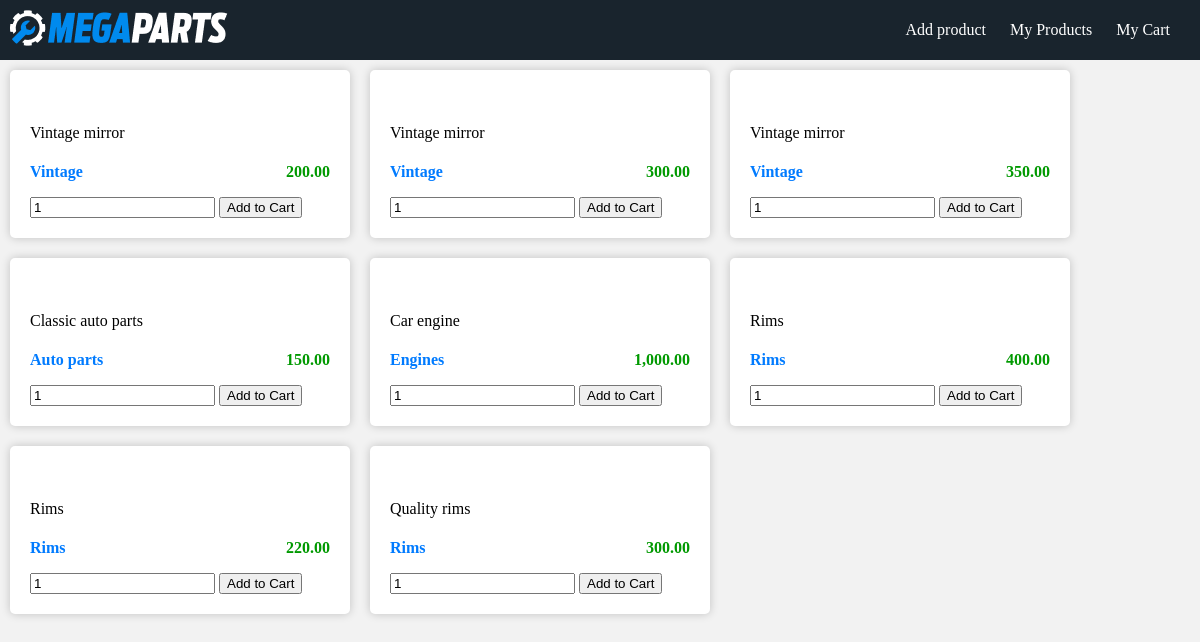
Page /view_all_products.php on the committed database.
### tables this page shows
CREATE TABLE `products` (
  `user_id` int(11) NOT NULL,
  `product_id` int(11) NOT NULL,
  `part_name` varchar(255) NOT NULL,
  `img_url` varchar(255) NOT NULL,
  `part_description` varchar(255) NOT NULL,
  `category` varchar(255) NOT NULL,
  `price` decimal(10,0) NOT NULL,
  `created_at` timestamp NOT NULL DEFAULT current_timestamp() ON UPDATE current_timestamp()
);

### view_all_products.php (the view, shortened to what this page needs)
<?php
require_once 'config.php';
$query = "SELECT * FROM products";
$stmt = $db->prepare($query);
$stmt->execute();
$products = $stmt->fetchAll(PDO::FETCH_ASSOC);
?>
<!DOCTYPE html>
<html lang="en">
<head>
    <link rel="stylesheet" href="myProducts.css">
</head>
<body>
    <header>
        <div class="logo">
            <img src="./assets/Megaparts-Logo-Light-Large.png" class="img-fluid" alt="Responsive image">
        </div>
        <nav>
            <ul class="nav-links">
                <li><a href="profile.php">Add product</a></li>
                <li><a href="my_products.php">My Products</a></li>
                <li><a href="cart.php">My Cart</a></li>
            </ul>
        </nav>
    </header>
    <div class="container">
    <?php foreach ($products as $product): ?>
    <div class="part-container">
        <p class="part-description">
            <?php echo $product['part_description']; ?>
        </p>
        <div class="price">
            <span class="category">
                <?php echo $product['category']; ?>
            </span>
            <p class="sum">
                <?php echo number_format($product['price'], 2); ?>
            </p>
        </div>
        <?php if ($product['user_id'] !== $_SESSION['user_id']): ?>
            <form action="add_to_cart.php" method="post">
                <input type="number" name="quantity" value="1" min="1">
                <button type="submit">Add to Cart</button>
            </form>
        <?php endif; ?>
    </div>
<?php endforeach; ?>
    </div>
</body>
</html>

### myProducts.css (style rules this page uses)
body { background-color: #f2f2f2; margin: 0; padding: 0; }
header { background-color: #19242D; color: #fff; padding: 10px; display: flex; justify-content: space-between; align-items: center; }
nav ul { list-style-type: none; padding: 0; margin: 0; }
nav ul li { display: inline; margin-right: 20px; }
nav ul li a { color: white; text-decoration: none; }
.container { display: flex; flex-wrap: wrap; justify-content: flex-start; }
.part-container { flex: 0 0 calc(33.33% - 20px); background-color: #fff; padding: 20px; border-radius: 5px; box-shadow: 0px 0px 10px rgba(0, 0, 0, 0.2); margin: 10px; max-width: 300px; }
.part-description { font-size: 16px; margin-bottom: 5px; }
.price { display: flex; justify-content: space-between; align-items: center; }
.category { font-weight: bold; color: #007bff; }
.sum { font-weight: bold; color: #009900; }

### rows in the picture
products: part_description "Vintage mirror", category "Vintage", price "200.00"
products: part_description "Vintage mirror", category "Vintage", price "300.00"
products: part_description "Vintage mirror", category "Vintage", price "350.00"
products: part_description "Classic auto parts", category "Auto parts", price "150.00"
products: part_description "Car engine", category "Engines", price "1,000.00"
products: part_description "Rims", category "Rims", price "400.00"
products: part_description "Rims", category "Rims", price "220.00"
products: part_description "Quality rims", category "Rims", price "300.00"
